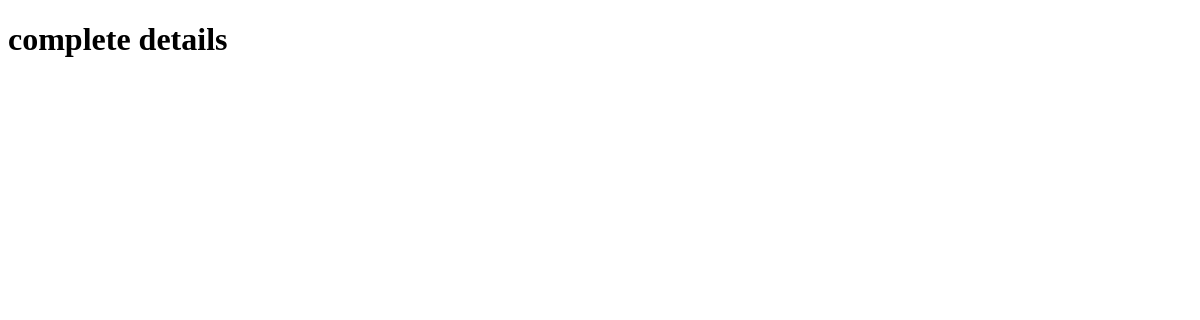
The page /fetch_data on the database as committed earlier.
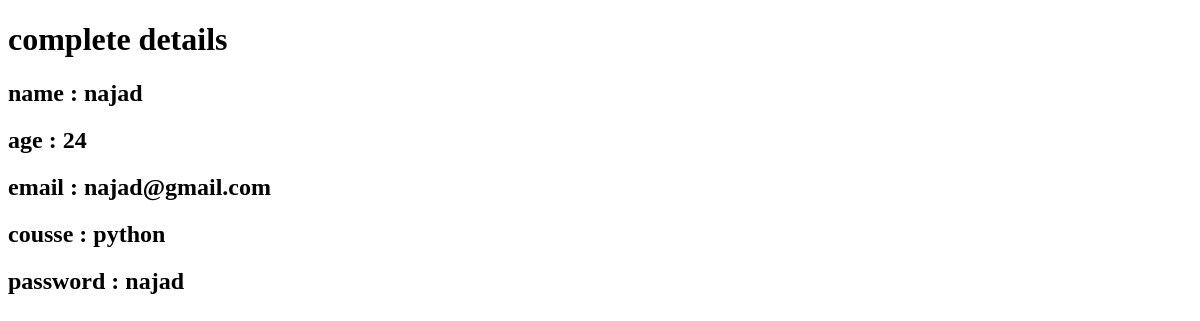
The same page on the database as committed later.
### myapp/models.py (models this page shows, shortened)
class Student(models.Model) :
    name = models.CharField(max_length=100)
    age = models.IntegerField()
    age = models.IntegerField()
    email = models.EmailField()
    course = models.CharField(max_length=100)
    password = models.CharField(max_length=100)
    class Meta :
        db_table = "student"

### myapp/views.py (the view)
# urls.py: path( 'fetch_data',views.fetch_data),
def fetch_data(request) :
    s=Student.objects.all()
    return render(request , "fetch.html" , {"data": s})

### myapp/templates/fetch.html (shortened to what this page needs)
<!DOCTYPE html>
<html lang="en">
<head>
</head>
<body>
    <h1>complete details</h1>
    {% for i in data %}
    <h2>name : {{i.name}}</h2>
    <h2>age : {{i.age}}</h2>
    <h2>email : {{i.email}}</h2>
    <h2>cousse : {{i.course}}</h2>
    <h2>password : {{i.password}}</h2>
    {% endfor %}
</body>
</html>

Rows that differ between the two databases and show on the page:
added Student: name "najad", age "24", email "najad@gmail.com", course "python", password "najad"
